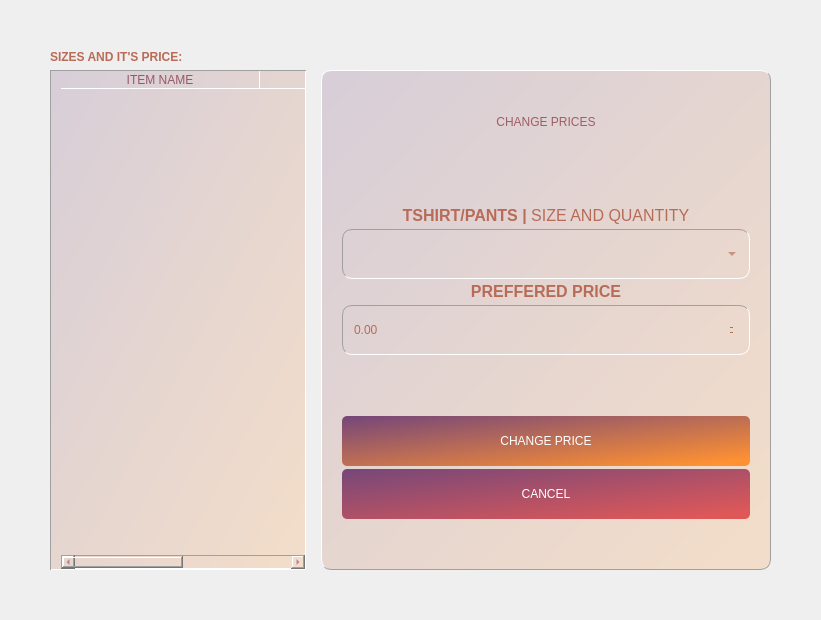
        <widget class="QWidget" name="changeprice">
         <layout class="QGridLayout" name="gridLayout_32">
          <property name="leftMargin">
           <number>50</number>
          </property>
          <property name="topMargin">
           <number>50</number>
          </property>
          <property name="rightMargin">
           <number>50</number>
          </property>
          <property name="bottomMargin">
           <number>50</number>
          </property>
          <property name="horizontalSpacing">
           <number>15</number>
          </property>
          <item row="1" column="0">
           <widget class="QTableWidget" name="tableWidget_6">
            <property name="toolTip">
             <string>Price Table</string>
            </property>
            <property name="styleSheet">
             <string notr="true">QTableWidget {
	background-color: qlineargradient(spread:pad, x1:0.051, y1:0, x2:1, y2:1, stop:0 rgba(120, 72, 120, 50), stop:0.931818 rgba(254, 145, 50,50));
	alternate-background-color: rgba(189, 110, 83, 20);
	border-radius: 0px;
	color: rgb(150, 88, 104);
	font: 75 12pt &quot;MS Shell Dlg 2&quot;;
	border-top: 1px solid rgb(160, 160, 160);
	border-left: 1px solid rgb(160, 160, 160);
	border-right: 1px solid white;
	border-bottom: 1px solid white;
	padding-left: 10px;
}

QTableWidget QTableCornerButton::section{	
	background-color: transparent;
	border: transparent;
}

QTableWidget::Item {
	border: transparent;
	color: rgb(150, 88, 104);
	selection-color: black;
}


QHeaderView {
	background-color: transparent;
	color: rgb(150, 88, 104);
	border: transparent;
	border-bottom: 1px solid white;
}
QHeaderView::section {
	font: 75 12pt &quot;MS Shell Dlg 2&quot;;
	color: rgb(150, 88, 104);
	background-color: transparent;
	border: transparent;
	border-right: 1px solid white;
}

QScrollBar:vertical {
	margin: 0px;
	padding-left: 0px;
	padding-right: 0px;
	background-color: transparent;
	border-top: 1px solid rgb(160, 160, 160);
	border-left: 1px solid rgb(160, 160, 160);
	border-right: 1px solid white;
	border-bottom: 1px solid white;
	color:  rgb(150, 88, 104);
}

QScrollBar:horizontal {
	margin: 0px;
	padding-top: 0px;
	padding-bottom: 0px;
	background-color: transparent;
	border-top: 1px solid rgb(160, 160, 160);
	border-left: 1px solid rgb(160, 160, 160);
	border-right: 1px solid white;
	border-bottom: 1px solid white;
	color:  rgb(150, 88, 104);
}

QToolTip{
	background-color: rgb(255, 255, 255);
	color: rgb(0, 0, 0);
}
</string>
            </property>
            <property name="autoScrollMargin">
             <number>16</number>
            </property>
            <property name="editTriggers">
             <set>QAbstractItemView::NoEditTriggers</set>
            </property>
            <property name="alternatingRowColors">
             <bool>true</bool>
            </property>
            <property name="selectionBehavior">
             <enum>QAbstractItemView::SelectRows</enum>
            </property>
            <property name="showGrid">
             <bool>true</bool>
            </property>
            <property name="gridStyle">
             <enum>Qt::DotLine</enum>
            </property>
            <property name="sortingEnabled">
             <bool>false</bool>
            </property>
            <property name="cornerButtonEnabled">
             <bool>true</bool>
            </property>
            <attribute name="horizontalHeaderCascadingSectionResizes">
             <bool>false</bool>
            </attribute>
            <attribute name="horizontalHeaderDefaultSectionSize">
             <number>199</number>
            </attribute>
            <attribute name="horizontalHeaderShowSortIndicator" stdset="0">
             <bool>false</bool>
            </attribute>
            <attribute name="verticalHeaderVisible">
             <bool>false</bool>
            </attribute>
            <column>
             <property name="text">
              <string>ITEM NAME</string>
             </property>
            </column>
            <column>
             <property name="text">
              <string>PRICES</string>
             </property>
            </column>
           </widget>
          </item>
          <item row="0" column="0" colspan="2">
           <widget class="QLabel" name="label_40">
            <property name="styleSheet">
             <string notr="true">border: none;
color: rgb(184, 107, 87);
font: 75 15pt &quot;MS Shell Dlg 2&quot;;
background-color: transparent;
</string>
            </property>
            <property name="text">
             <string>&lt;html&gt;&lt;head/&gt;&lt;body&gt;&lt;p&gt;&lt;span style=&quot; font-weight:600;&quot;&gt;SIZES AND IT'S PRICE:&lt;/span&gt;&lt;/p&gt;&lt;/body&gt;&lt;/html&gt;</string>
            </property>
           </widget>
          </item>
          <item row="1" column="1">
           <widget class="QFrame" name="frame_36">
            <property name="sizePolicy">
             <sizepolicy hsizetype="Preferred" vsizetype="Preferred">
              <horstretch>0</horstretch>
              <verstretch>0</verstretch>
             </sizepolicy>
            </property>
            <property name="minimumSize">
             <size>
              <width>450</width>
              <height>500</height>
             </size>
            </property>
            <property name="maximumSize">
             <size>
              <width>450</width>
              <height>16777215</height>
             </size>
            </property>
            <property name="styleSheet">
             <string notr="true">border-top: 1px solid white;
border-left: 1px solid white;
border-right: 1px solid rgb(160, 160, 160);
border-bottom: 1px solid rgb(160, 160, 160);
background-color: qlineargradient(spread:pad, x1:0.051, y1:0, x2:1, y2:1, stop:0 rgba(120, 72, 120, 50), stop:0.931818 rgba(254, 145, 50,50));
border-radius: 10px;</string>
            </property>
            <property name="frameShape">
             <enum>QFrame::Box</enum>
            </property>
            <property name="frameShadow">
             <enum>QFrame::Sunken</enum>
            </property>
            <property name="lineWidth">
             <number>2</number>
            </property>
            <property name="midLineWidth">
             <number>0</number>
            </property>
            <layout class="QGridLayout" name="gridLayout_12">
             <property name="leftMargin">
              <number>20</number>
             </property>
             <property name="topMargin">
              <number>10</number>
             </property>
             <property name="rightMargin">
              <number>20</number>
             </property>
             <property name="bottomMargin">
              <number>50</number>
             </property>
             <property name="horizontalSpacing">
              <number>0</number>
             </property>
             <property name="verticalSpacing">
              <number>3</number>
             </property>
             <item row="7" column="0">
              <widget class="QPushButton" name="pushButton_35">
               <property name="maximumSize">
                <size>
                 <width>16777215</width>
                 <height>50</height>
                </size>
               </property>
               <property name="cursor">
                <cursorShape>PointingHandCursor</cursorShape>
               </property>
               <property name="styleSheet">
                <string notr="true">QPushButton {border: none;
border-radius: 5px;
background-color: qlineargradient(spread:pad, x1:0.051, y1:0, x2:1, y2:1, stop:0 rgba(120, 72, 120, 255), stop:0.931818 rgba(254, 145, 50, 255));
font: 75 12pt &quot;MS Shell Dlg 2&quot;;
color: white;}

QPushButton::hover {
	background-color: qlineargradient(spread:pad, x1:1, y1:1, x2:0, y2:0, stop:0 rgba(120, 62, 115, 255), stop:0.931818 rgba(254, 163, 17, 255));
}

QPushButton::pressed {
	background-color: qlineargradient(spread:pad, x1:0.051, y1:0, x2:1, y2:1, stop:0 rgba(120, 72, 120, 255), stop:0.931818 rgba(254, 145, 50, 255));
}</string>
               </property>
               <property name="text">
                <string>CHANGE PRICE</string>
               </property>
               <property name="checkable">
                <bool>false</bool>
               </property>
              </widget>
             </item>
             <item row="8" column="0">
              <widget class="QPushButton" name="pushButton_36">
               <property name="maximumSize">
                <size>
                 <width>16777215</width>
                 <height>50</height>
                </size>
               </property>
               <property name="cursor">
                <cursorShape>PointingHandCursor</cursorShape>
               </property>
               <property name="styleSheet">
                <string notr="true">QPushButton {
	
	background-color:qlineargradient(spread:pad, x1:0.051, y1:0, x2:1, y2:1, stop:0 rgba(120, 72, 120, 255), stop:0.931818 rgba(223, 88, 88, 255));
border-radius: 5px;
color: white;
font: 75 12pt &quot;MS Shell Dlg 2&quot;;
border: transparent;}

QPushButton::hover {
	background-color: qlineargradient(spread:pad, x1:1, y1:1, x2:0, y2:0, stop:0 rgba(120, 72, 120, 255), stop:0.931818 rgba(223, 88, 88, 255));
	
}

QPushButton::pressed {
	background-color:qlineargradient(spread:pad, x1:0.051, y1:0, x2:1, y2:1, stop:0 rgba(120, 72, 120, 255), stop:0.931818 rgba(223, 88, 88, 255));
}</string>
               </property>
               <property name="text">
                <string>CANCEL</string>
               </property>
               <property name="shortcut">
                <string>Esc</string>
               </property>
              </widget>
             </item>
             <item row="6" column="0">
              <spacer name="verticalSpacer_24">
               <property name="orientation">
                <enum>Qt::Vertical</enum>
               </property>
               <property name="sizeType">
                <enum>QSizePolicy::Fixed</enum>
               </property>
               <property name="sizeHint" stdset="0">
                <size>
                 <width>20</width>
                 <height>58</height>
                </size>
               </property>
              </spacer>
             </item>
             <item row="4" column="0">
              <widget class="QLabel" name="label_42">
               <property name="maximumSize">
                <size>
                 <width>16777215</width>
                 <height>20</height>
                </size>
               </property>
               <property name="styleSheet">
                <string notr="true">border: none;
color: rgb(184, 107, 87);
font: 75 15pt &quot;MS Shell Dlg 2&quot;;
background-color: transparent;
</string>
               </property>
               <property name="text">
                <string>&lt;html&gt;&lt;head/&gt;&lt;body&gt;&lt;p&gt;&lt;span style=&quot; font-size:12pt; font-weight:600;&quot;&gt;PREFFERED PRICE&lt;/span&gt;&lt;/p&gt;&lt;/body&gt;&lt;/html&gt;</string>
               </property>
               <property name="alignment">
                <set>Qt::AlignCenter</set>
               </property>
              </widget>
             </item>
             <item row="0" column="0">
              <widget class="QFrame" name="frame_38">
               <property name="styleSheet">
                <string notr="true">border: none;
background-color: transparent;</string>
               </property>
               <property name="frameShape">
                <enum>QFrame::StyledPanel</enum>
               </property>
               <property name="frameShadow">
                <enum>QFrame::Raised</enum>
               </property>
               <layout class="QGridLayout" name="gridLayout_30">
                <item row="0" column="0">
                 <widget class="QLabel" name="label_21">
                  <property name="minimumSize">
                   <size>
                    <width>0</width>
                    <height>0</height>
                   </size>
                  </property>
                  <property name="maximumSize">
                   <size>
                    <width>50</width>
                    <height>50</height>
                   </size>
                  </property>
                  <property name="styleSheet">
                   <string notr="true">border: none;
background-color: transparent;</string>
                  </property>
                  <property name="text">
                   <string/>
                  </property>
                  <property name="pixmap">
                   <pixmap>icons/tshirt (1).png</pixmap>
                  </property>
                  <property name="scaledContents">
                   <bool>true</bool>
                  </property>
                 </widget>
                </item>
                <item row="0" column="1">
                 <widget class="QLabel" name="label_33">
                  <property name="styleSheet">
                   <string notr="true">border: none;
color: rgb(159, 93, 100);;
font: 75 15pt &quot;MS Shell Dlg 2&quot;;
background-color: transparent;
</string>
                  </property>
                  <property name="text">
                   <string>CHANGE PRICES</string>
                  </property>
                  <property name="alignment">
                   <set>Qt::AlignCenter</set>
                  </property>
                 </widget>
                </item>
                <item row="0" column="2">
                 <widget class="QLabel" name="label_38">
                  <property name="minimumSize">
                   <size>
                    <width>0</width>
                    <height>0</height>
                   </size>
                  </property>
                  <property name="maximumSize">
                   <size>
                    <width>50</width>
                    <height>50</height>
                   </size>
                  </property>
                  <property name="styleSheet">
                   <string notr="true">border: none;
background-color: transparent;</string>
                  </property>
                  <property name="text">
                   <string/>
                  </property>
                  <property name="pixmap">
                   <pixmap>icons/tshirt (1).png</pixmap>
                  </property>
                  <property name="scaledContents">
                   <bool>true</bool>
                  </property>
                 </widget>
                </item>
               </layout>
              </widget>
             </item>
             <item row="3" column="0">
              <widget class="QFrame" name="frame_40">
               <property name="maximumSize">
                <size>
                 <width>16777215</width>
                 <height>50</height>
                </size>
               </property>
               <property name="styleSheet">
                <string notr="true">border: none;
border-radius: 10px;
background-color:transparent;
border-top: 1px solid rgb(160, 160, 160);
border-left: 1px solid rgb(160, 160, 160);
border-right: 1px solid white;
border-bottom: 1px solid white;
color: qlineargradient(spread:pad, x1:0.051, y1:0, x2:1, y2:1, stop:0 rgba(120, 72, 120, 255), stop:0.931818 rgba(254, 145, 50, 255));
</string>
               </property>
               <property name="frameShape">
                <enum>QFrame::StyledPanel</enum>
               </property>
               <property name="frameShadow">
                <enum>QFrame::Raised</enum>
               </property>
               <layout class="QHBoxLayout" name="horizontalLayout_22">
                <property name="spacing">
                 <number>0</number>
                </property>
                <property name="leftMargin">
                 <number>9</number>
                </property>
                <property name="topMargin">
                 <number>9</number>
                </property>
                <property name="rightMargin">
                 <number>9</number>
                </property>
                <property name="bottomMargin">
                 <number>9</number>
                </property>
                <item>
                 <widget class="QComboBox" name="comboBox_7">
                  <property name="maximumSize">
                   <size>
                    <width>16777215</width>
                    <height>50</height>
                   </size>
                  </property>
                  <property name="styleSheet">
                   <string notr="true">QComboBox {background: transparent;
border: transparent;
border-radius: 0px;
color: rgb(184, 107, 87);
font: 75 15pt &quot;MS Shell Dlg 2&quot;;
border: none;
}

QComboBox QAbstractItemView {
	border: 1px solid white;
	selection-background-color: qlineargradient(spread:pad, x1:0.051, y1:0, x2:1, y2:1, stop:0 rgba(120, 72, 120, 255), stop:0.931818 rgba(254, 145, 50, 255));
	border-radius: 0px;
	color: qlineargradient(spread:pad, x1:0.051, y1:0, x2:1, y2:1, stop:0 rgba(120, 72, 120, 255), stop:0.931818 rgba(254, 145, 50, 255));
	background-color: rgb(244, 241, 244);
  }</string>
                  </property>
                  <item>
                   <property name="text">
                    <string/>
                   </property>
                  </item>
                  <item>
                   <property name="text">
                    <string>PANTS - L</string>
                   </property>
                  </item>
                  <item>
                   <property name="text">
                    <string>PANTS - M</string>
                   </property>
                  </item>
                  <item>
                   <property name="text">
                    <string>PANTS - S</string>
                   </property>
                  </item>
                  <item>
                   <property name="text">
                    <string>PANTS - XL</string>
                   </property>
                  </item>
                  <item>
                   <property name="text">
                    <string>PANTS - XS</string>
                   </property>
                  </item>
                  <item>
                   <property name="text">
                    <string>PANTS - XXL</string>
                   </property>
                  </item>
                  <item>
                   <property name="text">
                    <string>T-SHIRT - L</string>
                   </property>
                  </item>
                  <item>
                   <property name="text">
                    <string>T-SHIRT - M</string>
                   </property>
                  </item>
                  <item>
                   <property name="text">
                    <string>T-SHIRT - S</string>
                   </property>
                  </item>
                  <item>
                   <property name="text">
                    <string>T-SHIRT - XL</string>
                   </property>
                  </item>
                  <item>
                   <property name="text">
                    <string>T-SHIRT - XS</string>
                   </property>
                  </item>
                  <item>
                   <property name="text">
                    <string>T-SHIRT - XXL</string>
                   </property>
                  </item>
                 </widget>
                </item>
               </layout>
              </widget>
             </item>
             <item row="2" column="0">
              <widget class="QLabel" name="label_41">
               <property name="maximumSize">
                <size>
                 <width>16777215</width>
                 <height>20</height>
                </size>
               </property>
               <property name="styleSheet">
                <string notr="true">border: none;
color: rgb(184, 107, 87);
font: 75 15pt &quot;MS Shell Dlg 2&quot;;
background-color: transparent;
</string>
               </property>
               <property name="text">
                <string>&lt;html&gt;&lt;head/&gt;&lt;body&gt;&lt;p&gt;&lt;span style=&quot; font-size:12pt; font-weight:600;&quot;&gt;TSHIRT/PANTS | &lt;/span&gt;&lt;span style=&quot; font-size:12pt; font-weight:400;&quot;&gt;SIZE AND QUANTITY&lt;/span&gt;&lt;/p&gt;&lt;/body&gt;&lt;/html&gt;</string>
               </property>
               <property name="alignment">
                <set>Qt::AlignCenter</set>
               </property>
              </widget>
             </item>
             <item row="1" column="0">
              <spacer name="verticalSpacer_16">
               <property name="orientation">
                <enum>Qt::Vertical</enum>
               </property>
               <property name="sizeType">
                <enum>QSizePolicy::Fixed</enum>
               </property>
               <property name="sizeHint" stdset="0">
                <size>
                 <width>20</width>
                 <height>40</height>
                </size>
               </property>
              </spacer>
             </item>
             <item row="5" column="0">
              <widget class="QFrame" name="frame_39">
               <property name="maximumSize">
                <size>
                 <width>16777215</width>
                 <height>50</height>
                </size>
               </property>
               <property name="styleSheet">
                <string notr="true">border: none;
border-radius: 10px;
background-color:transparent;
border-top: 1px solid rgb(160, 160, 160);
border-left: 1px solid rgb(160, 160, 160);
border-right: 1px solid white;
border-bottom: 1px solid white;
color: qlineargradient(spread:pad, x1:0.051, y1:0, x2:1, y2:1, stop:0 rgba(120, 72, 120, 255), stop:0.931818 rgba(254, 145, 50, 255));
</string>
               </property>
               <property name="frameShape">
                <enum>QFrame::StyledPanel</enum>
               </property>
               <property name="frameShadow">
                <enum>QFrame::Raised</enum>
               </property>
               <layout class="QHBoxLayout" name="horizontalLayout_18">
                <property name="spacing">
                 <number>0</number>
                </property>
                <property name="leftMargin">
                 <number>9</number>
                </property>
                <property name="topMargin">
                 <number>9</number>
                </property>
                <property name="rightMargin">
                 <number>9</number>
                </property>
                <property name="bottomMargin">
                 <number>9</number>
                </property>
                <item>
                 <widget class="QDoubleSpinBox" name="doubleSpinBox_2">
                  <property name="styleSheet">
                   <string notr="true">background: transparent;
border: transparent;
border-radius: 0px;
color: rgb(184, 107, 87);
font: 75 15pt &quot;MS Shell Dlg 2&quot;;
</string>
                  </property>
                  <property name="buttonSymbols">
                   <enum>QAbstractSpinBox::PlusMinus</enum>
                  </property>
                  <property name="accelerated">
                   <bool>false</bool>
                  </property>
                  <property name="maximum">
                   <double>22222222222222224.000000000000000</double>
                  </property>
                 </widget>
                </item>
               </layout>
              </widget>
             </item>
            </layout>
           </widget>
          </item>
         </layout>
        </widget>
